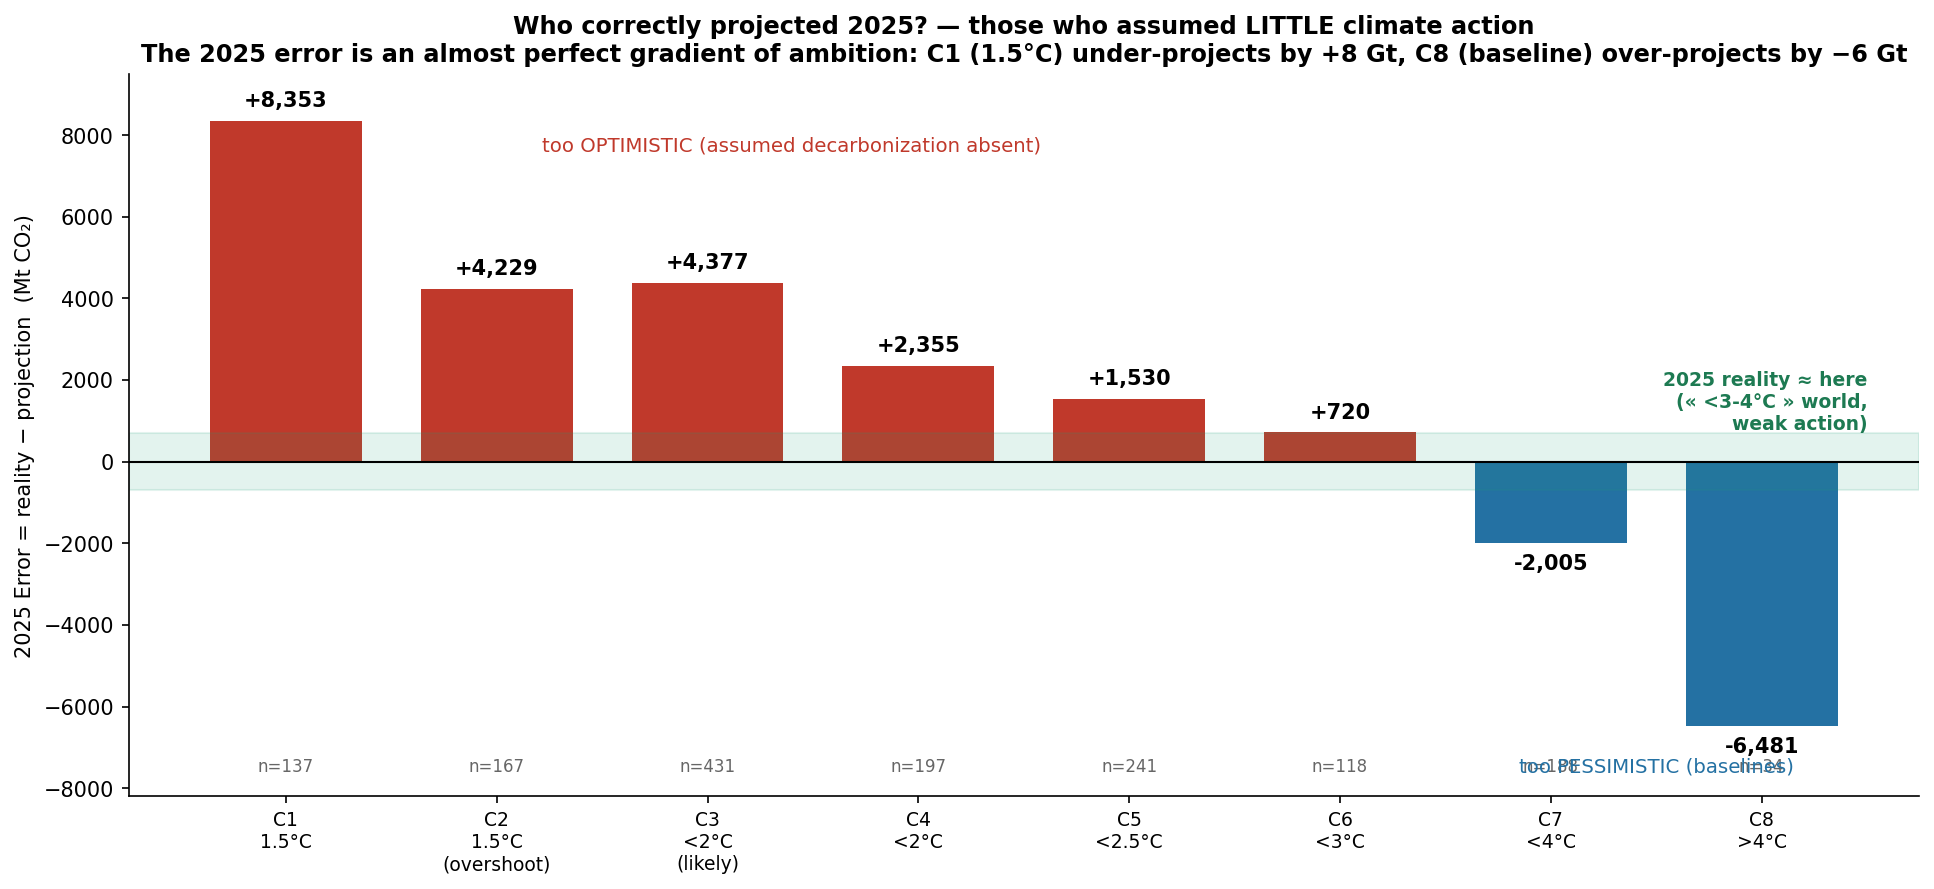

The script that saved this image:
"""
Who correctly projected 2025, and why? -> it's the assumed AMBITION, not the model.
Monotonic gradient of the 2025 ME by AR6 climate category (C1 = 1.5°C ... C8 = >4°C).
"""
import warnings; warnings.filterwarnings('ignore')
import pandas as pd, numpy as np, matplotlib.pyplot as plt
from pathlib import Path

SCI = Path.home()/'PhD'/'4. Modeling'/'Prisma School'/'Scenario_Compass_Initiative_Data'/'SCI-2025_v1.0_pathways_ensemble_global.xlsx'
df = pd.read_excel(SCI, sheet_name='data'); meta = pd.read_excel(SCI, sheet_name='meta')
meta['key'] = meta['Model']+'|||'+meta['Scenario']
cat = meta.set_index('key')['Climate Category|AR6 [Name]']
s = df[df['Variable'] == 'Emissions|CO2|Energy and Industrial Processes'].copy()
s['key'] = s['Model']+'|||'+s['Scenario']; s['cat'] = s['key'].map(cat)
s = s.dropna(subset=['cat', '2025']).copy()
s['Cnum'] = s['cat'].str[:2]                      # C1..C8
s['e25'] = 38100 - s['2025']

g = s.groupby('Cnum')['e25'].agg(['mean', 'count']).reindex([f'C{i}' for i in range(1, 9)]).dropna()
LAB = {'C1':'C1\n1.5°C','C2':'C2\n1.5°C\n(overshoot)','C3':'C3\n<2°C\n(likely)','C4':'C4\n<2°C',
       'C5':'C5\n<2.5°C','C6':'C6\n<3°C','C7':'C7\n<4°C','C8':'C8\n>4°C'}

fig, ax = plt.subplots(figsize=(13, 6))
colors = ['#C0392B' if v > 0 else '#2471A3' for v in g['mean']]
bars = ax.bar(range(len(g)), g['mean'], color=colors, width=0.72)
ax.axhline(0, color='black', lw=1)
for i, (idx, r) in enumerate(g.iterrows()):
    ax.text(i, r['mean'] + (250 if r['mean'] >= 0 else -250), f"{r['mean']:+,.0f}",
            ha='center', va='bottom' if r['mean'] >= 0 else 'top', fontsize=10, fontweight='bold')
    ax.text(i, -7600, f"n={int(r['count'])}", ha='center', fontsize=8, color='0.4')
ax.set_xticks(range(len(g))); ax.set_xticklabels([LAB[i] for i in g.index], fontsize=9)
ax.set_ylabel('2025 Error = reality − projection  (Mt CO₂)', fontsize=10)
ax.set_ylim(-8200, 9500)
ax.set_title("Who correctly projected 2025? — those who assumed LITTLE climate action\n"
             "The 2025 error is an almost perfect gradient of ambition: C1 (1.5°C) under-projects by +8 Gt, "
             "C8 (baseline) over-projects by −6 Gt", fontsize=11.5, fontweight='bold')
# "reality" zone
ax.axhspan(-700, 700, color='#1D9E75', alpha=0.12)
ax.text(len(g)-0.5, 700, '2025 reality ≈ here\n(« <3-4°C » world,\nweak action)',
        ha='right', va='bottom', fontsize=9, color='#1D7a52', fontweight='bold')
ax.text(2.4, 7600, 'too OPTIMISTIC (assumed decarbonization absent)', fontsize=9.5, color='#C0392B', ha='center')
ax.text(6.5, -7600, 'too PESSIMISTIC (baselines)', fontsize=9.5, color='#2471A3', ha='center')
ax.spines[['top','right']].set_visible(False)
plt.tight_layout(); plt.savefig('co2_2025_ambition.png', dpi=150, bbox_inches='tight')
print('Saved: co2_2025_ambition.png')
print(g.round(0).to_string())
